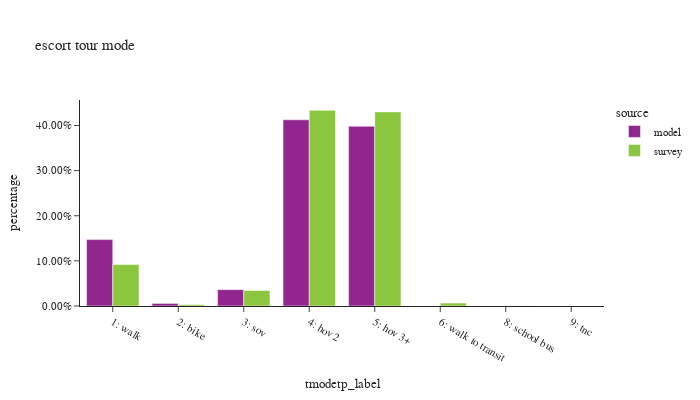

Write notebook code for a chart like this one.
### Code cell
df_plot = es_tour.groupby(['source','tmodetp_label'])['toexpfac'].sum().reset_index()
df_plot['percentage'] = df_plot.groupby(['source'], group_keys=False)['toexpfac']. \
    apply(lambda x: x / float(x.sum()))

df_plot_ct = es_tour.groupby(['source','tmodetp_label'])['toexpfac'].count().reset_index(). \
    rename(columns={'toexpfac':'sample count'})
df_plot = df_plot.merge(df_plot_ct, on=['source','tmodetp_label'])

fig = px.bar(df_plot.sort_values(by=['source']), x="tmodetp_label", y="percentage", color="source",
             barmode="group",hover_data=['sample count'],title="escort tour mode")
fig.update_layout(height=400, width=700, font=dict(size=11),
                  xaxis = dict(dtick = 1, categoryorder='category ascending'),
                  yaxis=dict(tickformat=".2%"))
fig.show()

### Figure 1 — Plotly figure (JSON) as saved in the notebook; plotly's stock layout.template omitted (floating-point values rounded to 4 significant figures)
{"data": [{"alignmentgroup": "True", "customdata": [[120365], [4630], [29651], [337470], [325705]], "hovertemplate": "source=model<br>tmodetp_label=%{x}<br>percentage=%{y}<br>sample count=%{customdata[0]}<extra></extra>", "legendgroup": "model", "marker": {"color": "#91268F", "pattern": {"shape": ""}}, "name": "model", "offsetgroup": "model", "orientation": "v", "showlegend": true, "textposition": "auto", "type": "bar", "x": ["1: walk", "2: bike", "3: sov", "4: hov 2", "5: hov 3+"], "xaxis": "x", "y": [0.1472, 0.005661, 0.03626, 0.4126, 0.3983], "yaxis": "y"}, {"alignmentgroup": "True", "customdata": [[102], [15], [45], [342], [252], [11], [3], [1]], "hovertemplate": "source=survey<br>tmodetp_label=%{x}<br>percentage=%{y}<br>sample count=%{customdata[0]}<extra></extra>", "legendgroup": "survey", "marker": {"color": "#8CC63E", "pattern": {"shape": ""}}, "name": "survey", "offsetgroup": "survey", "orientation": "v", "showlegend": true, "textposition": "auto", "type": "bar", "x": ["1: walk", "2: bike", "3: sov", "4: hov 2", "5: hov 3+", "6: walk to transit", "8: school bus", "9: tnc"], "xaxis": "x", "y": [0.0917, 0.003118, 0.03432, 0.4337, 0.4302, 0.006587, 0.0004, 1.058e-05], "yaxis": "y"}], "layout": {"barmode": "group", "font": {"size": 11}, "height": 400, "legend": {"title": {"text": "source"}, "tracegroupgap": 0}, "title": {"text": "escort tour mode"}, "width": 700, "xaxis": {"anchor": "y", "categoryorder": "category ascending", "domain": [0.0, 1.0], "dtick": 1, "title": {"text": "tmodetp_label"}}, "yaxis": {"anchor": "x", "domain": [0.0, 1.0], "tickformat": ".2%", "title": {"text": "percentage"}}}}
